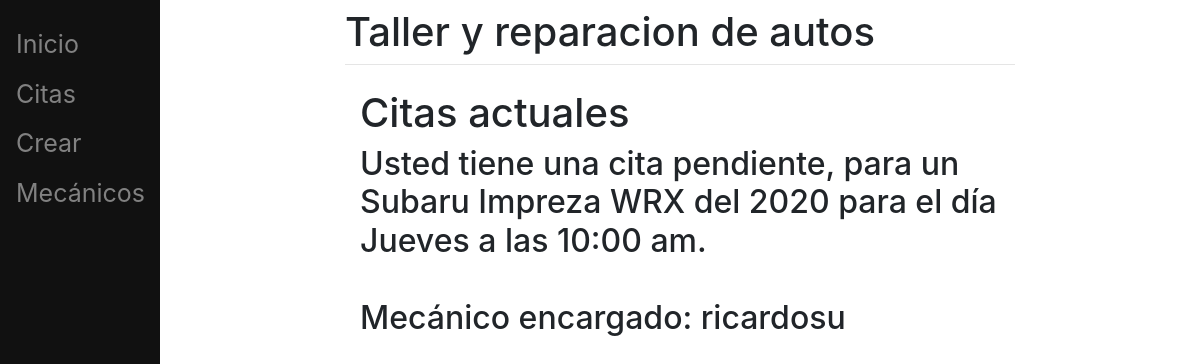
Screenshot of /view/10 with the database file from the repository.
### appointments/models.py (models this page shows)
class Car(models.Model):
    user = models.ForeignKey(User,on_delete=models.CASCADE,related_name="car", null=True)
    provider = models.ForeignKey(User,on_delete=models.CASCADE,related_name="provider", null=True)
    car_model = models.CharField(max_length=20)
    transmission = models.CharField(max_length=1, choices=TRANSMISSION)
    year = models.PositiveIntegerField(blank=True)
    brand =  models.CharField(max_length=20)
    day = models.CharField(max_length=10, choices=DAYS)
    schedule = models.CharField(max_length=10, choices=SCHEDULE)

### appointments/views.py (the view, shortened to what this page needs)
# urls.py: path('view/', views.view, name='view'),
def view(request, pk=None):
    if pk is not None:
        try:
            car = Car.objects.get(pk=pk)
        except Car.DoesNotExist:
            raise Http404('El auto con identificador {} no existe'.format(pk))
        return render(
            request,
            'views.html',
            {
                'brand': car.brand,
                'car_model': car.car_model,
                'year': car.year,
                'day': car.day,
                'schedule': car.schedule,
                'provider': car.provider
            }
        )

### appointments/templates/views.html (shortened to what this page needs)
{% extends "base.html" %}
{% block content %}
  <div class="container">
    <h1>Citas actuales</h1>
    {% if brand and car_model and year and day and schedule and provider %}
    <h2>
      Usted tiene una cita pendiente, para un {{brand}} {{car_model}} del {{year}}
      para el día {{day}} a las {{schedule}}. <br> <br>
      Mecánico encargado: {{provider}}
    </h2>
    {% endif %}
  </div>
{%endblock%}

### rows the page displays
Car: brand "Subaru", car_model "Impreza WRX", day "Jueves", schedule "10:00 am"

### other values shown
{{ year }} "2020"
{{ provider }} "ricardosu"
